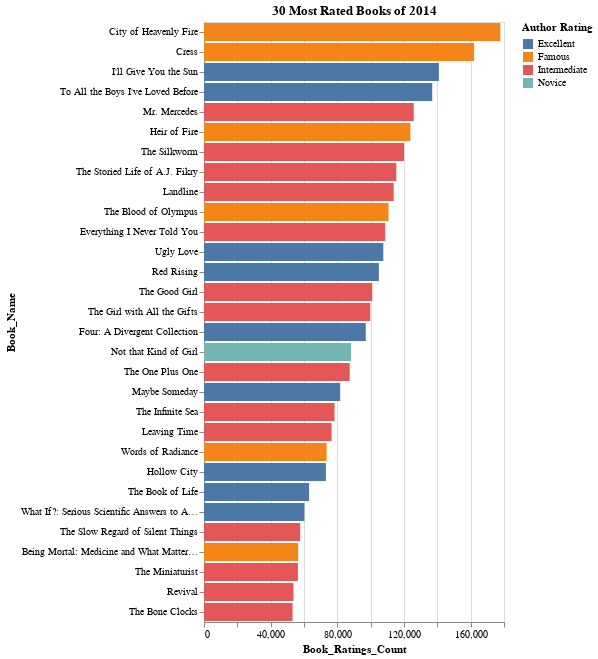

This figure's notebook cell:
### Markdown cell above
### Step 2: Create your chart.
Please paste your FINAL answer to the cell immediately blow this block (it will allow us to grade). You can search for the keyword "TODO" to locate cells that need your edits

### Code cell
# TODO: the 30 books published in 2014 with the most ratings

# I chose to filter and order using Pandas, as the
# Vega-Altair transformation wiki suggests
# https://altair-viz.github.io/user_guide/transform/index.html

# Turn float years into ints
book_data['Publishing_Year'] = book_data['Publishing_Year'].astype(int)
# Filter to books published in 2014
book_data_filter = book_data[book_data['Publishing_Year'] == 2014]

# Subset to the top 30 books by count of ratings
top_30_books = book_data_filter.sort_values(
    by='Book_Ratings_Count',
    ascending=False)[:30].reset_index()

# I have realized that the ability to specify an order via a list is very powerful.
order = top_30_books['Book_Name'].tolist()

alt.Chart(top_30_books).mark_bar().encode(
    alt.X('Book_Ratings_Count:Q').title('Book_Ratings_Count'),
    alt.Y('Book_Name:O',
        sort=order
        ).title('Book_Name'),
    alt.Color("Author_Rating:N", title="Author Rating")
).properties(
    title={
    'text': '30 Most Rated Books of 2014'
    }
)

### Figure 1 — Vega-Lite specification as saved in the notebook (floating-point values rounded to 4 significant figures)
{"config": {"view": {"continuousWidth": 300, "continuousHeight": 300}}, "data": {"name": "data-f8a87556209657701b78896758a2a0b7"}, "mark": {"type": "bar"}, "encoding": {"color": {"field": "Author_Rating", "title": "Author Rating", "type": "nominal"}, "x": {"field": "Book_Ratings_Count", "title": "Book_Ratings_Count", "type": "quantitative"}, "y": {"field": "Book_Name", "sort": ["City of Heavenly Fire", "Cress", "I'll Give You the Sun", "To All the Boys I've Loved Before", "Mr. Mercedes", "Heir of Fire", "The Silkworm", "The Storied Life of A.J. Fikry", "Landline", "The Blood of Olympus", "Everything I Never Told You", "Ugly Love", "Red Rising", "The Good Girl", "The Girl with All the Gifts", "Four: A Divergent Collection", "Not that Kind of Girl", "The One Plus One", "Maybe Someday", "The Infinite Sea", "Leaving Time", "Words of Radiance", "Hollow City", "The Book of Life", "What If?: Serious Scientific Answers to Absurd Hypothetical Questions", "The Slow Regard of Silent Things", "Being Mortal: Medicine and What Matters in the End", "The Miniaturist", "Revival", "The Bone Clocks"], "title": "Book_Name", "type": "ordinal"}}, "title": {"text": "30 Most Rated Books of 2014"}, "$schema": "https://vega.github.io/schema/vega-lite/v5.20.1.json", "datasets": {"data-f8a87556209657701b78896758a2a0b7": [{"index": 76, "Publishing_Year": 2014, "Book_Name": "City of Heavenly Fire", "Author": "Cassandra Clare", "Language_Code": "eng", "Author_Rating": "Famous", "Book_Average_Rating": 4.48, "Book_Ratings_Count": 177796, "Genre": "genre fiction", "Publisher_Revenue": 0.0, "Sale_Price": 4.99, "Sale_Rank": 78, "Publisher": "Amazon Digital Services,  Inc.", "Units_Sold": 1338, "Sale_Disc": 6677.0}, {"index": 243, "Publishing_Year": 2014, "Book_Name": "Cress", "Author": "Marissa Meyer", "Language_Code": "eng", "Author_Rating": "Famous", "Book_Average_Rating": 4.46, "Book_Ratings_Count": 162069, "Genre": "nonfiction", "Publisher_Revenue": 692.5, "Sale_Price": 2.99, "Sale_Rank": 268, "Publisher": "Macmillan", "Units_Sold": 386, "Sale_Disc": 1154.0}, {"index": 419, "Publishing_Year": 2014, "Book_Name": "I'll Give You the Sun", "Author": "Jandy Nelson", "Language_Code": "eng", "Author_Rating": "Excellent", "Book_Average_Rating": 4.14, "Book_Ratings_Count": 140937, "Genre": "genre fiction", "Publisher_Revenue": 349.8, "Sale_Price": 2.99, "Sale_Rank": 460, "Publisher": "Simon and Schuster Digital Sales Inc", "Units_Sold": 5265, "Sale_Disc": 15740.0}, {"index": 296, "Publishing_Year": 2014, "Book_Name": "To All the Boys I've Loved Before", "Author": "Jenny Han", "Language_Code": "eng", "Author_Rating": "Excellent", "Book_Average_Rating": 4.11, "Book_Ratings_Count": 136938, "Genre": "nonfiction", "Publisher_Revenue": 0.0, "Sale_Price": 1.99, "Sale_Rank": 319, "Publisher": "Amazon Digital Services,  Inc.", "Units_Sold": 301, "Sale_Disc": 599.0}, {"index": 92, "Publishing_Year": 2014, "Book_Name": "Mr. Mercedes", "Author": "Stephen King", "Language_Code": "eng", "Author_Rating": "Intermediate", "Book_Average_Rating": 3.92, "Book_Ratings_Count": 125847, "Genre": "genre fiction", "Publisher_Revenue": 1322.0, "Sale_Price": 1.99, "Sale_Rank": 93, "Publisher": "Macmillan", "Units_Sold": 1107, "Sale_Disc": 2203.0}, {"index": 491, "Publishing_Year": 2014, "Book_Name": "Heir of Fire", "Author": "Sarah J. Maas", "Language_Code": "eng", "Author_Rating": "Famous", "Book_Average_Rating": 4.53, "Book_Ratings_Count": 123843, "Genre": "genre fiction", "Publisher_Revenue": 98.01, "Sale_Price": 0.99, "Sale_Rank": 543, "Publisher": "Hachette Book Group", "Units_Sold": 4455, "Sale_Disc": 4410.0}, {"index": 164, "Publishing_Year": 2014, "Book_Name": "The Silkworm", "Author": "Robert Galbraith, J.K. Rowling", "Language_Code": "eng", "Author_Rating": "Intermediate", "Book_Average_Rating": 4.03, "Book_Ratings_Count": 120008, "Genre": "genre fiction", "Publisher_Revenue": 0.0, "Sale_Price": 0.99, "Sale_Rank": 177, "Publisher": "Amazon Digital Services,  Inc.", "Units_Sold": 615, "Sale_Disc": 608.9}, {"index": 147, "Publishing_Year": 2014, "Book_Name": "The Storied Life of A.J. Fikry", "Author": "Gabrielle Zevin", "Language_Code": "eng", "Author_Rating": "Intermediate", "Book_Average_Rating": 3.98, "Book_Ratings_Count": 115393, "Genre": "genre fiction", "Publisher_Revenue": 3267.0, "Sale_Price": 7.51, "Sale_Rank": 155, "Publisher": "Random House LLC", "Units_Sold": 725, "Sale_Disc": 5445.0}, {"index": 282, "Publishing_Year": 2014, "Book_Name": "Landline", "Author": "Rainbow Rowell", "Language_Code": "eng", "Author_Rating": "Intermediate", "Book_Average_Rating": 3.55, "Book_Ratings_Count": 113805, "Genre": "genre fiction", "Publisher_Revenue": 0.0, "Sale_Price": 3.99, "Sale_Rank": 304, "Publisher": "Amazon Digital Services,  Inc.", "Units_Sold": 326, "Sale_Disc": 1301.0}, {"index": 496, "Publishing_Year": 2014, "Book_Name": "The Blood of Olympus", "Author": "Rick Riordan", "Language_Code": "eng", "Author_Rating": "Famous", "Book_Average_Rating": 4.41, "Book_Ratings_Count": 110719, "Genre": "genre fiction", "Publisher_Revenue": 97.42, "Sale_Price": 0.99, "Sale_Rank": 549, "Publisher": "Amazon Digital Services,  Inc.", "Units_Sold": 4428, "Sale_Disc": 4384.0}, {"index": 137, "Publishing_Year": 2014, "Book_Name": "Everything I Never Told You", "Author": "Celeste Ng", "Language_Code": "eng", "Author_Rating": "Intermediate", "Book_Average_Rating": 3.78, "Book_Ratings_Count": 108703, "Genre": "genre fiction", "Publisher_Revenue": 0.0, "Sale_Price": 3.99, "Sale_Rank": 144, "Publisher": "Amazon Digital Services,  Inc.", "Units_Sold": 780, "Sale_Disc": 3112.0}, {"index": 599, "Publishing_Year": 2014, "Book_Name": "Ugly Love", "Author": "Colleen Hoover", "Language_Code": "eng", "Author_Rating": "Excellent", "Book_Average_Rating": 4.3, "Book_Ratings_Count": 107583, "Genre": "genre fiction", "Publisher_Revenue": 485.2, "Sale_Price": 5.99, "Sale_Rank": 681, "Publisher": "Random House LLC", "Units_Sold": 52488, "Sale_Disc": 314400.0}, {"index": 327, "Publishing_Year": 2014, "Book_Name": "Red Rising", "Author": "Pierce Brown", "Language_Code": "eng", "Author_Rating": "Excellent", "Book_Average_Rating": 4.26, "Book_Ratings_Count": 104939, "Genre": "genre fiction", "Publisher_Revenue": 147.9, "Sale_Price": 0.99, "Sale_Rank": 351, "Publisher": "Amazon Digital Services,  Inc.", "Units_Sold": 249, "Sale_Disc": 246.5}, {"index": 280, "Publishing_Year": 2014, "Book_Name": "The Good Girl", "Author": "Mary Kubica", "Language_Code": "eng", "Author_Rating": "Intermediate", "Book_Average_Rating": 3.81, "Book_Ratings_Count": 100936, "Genre": "genre fiction", "Publisher_Revenue": 1572.0, "Sale_Price": 7.99, "Sale_Rank": 303, "Publisher": "Random House LLC", "Units_Sold": 328, "Sale_Disc": 2621.0}, {"index": 355, "Publishing_Year": 2014, "Book_Name": "The Girl with All the Gifts", "Author": "M.R. Carey", "Language_Code": "eng", "Author_Rating": "Intermediate", "Book_Average_Rating": 3.93, "Book_Ratings_Count": 99729, "Genre": "genre fiction", "Publisher_Revenue": 278.2, "Sale_Price": 1.99, "Sale_Rank": 383, "Publisher": "Simon and Schuster Digital Sales Inc", "Units_Sold": 233, "Sale_Disc": 463.7}, {"index": 514, "Publishing_Year": 2014, "Book_Name": "Four: A Divergent Collection", "Author": "Veronica Roth", "Language_Code": "eng", "Author_Rating": "Excellent", "Book_Average_Rating": 4.1, "Book_Ratings_Count": 97058, "Genre": "fiction", "Publisher_Revenue": 0.0, "Sale_Price": 2.99, "Sale_Rank": 570, "Publisher": "Amazon Digital Services,  Inc.", "Units_Sold": 4293, "Sale_Disc": 12840.0}, {"index": 400, "Publishing_Year": 2014, "Book_Name": "Not that Kind of Girl", "Author": "Lena Dunham, Joana Avillez", "Language_Code": "eng", "Author_Rating": "Novice", "Book_Average_Rating": 3.33, "Book_Ratings_Count": 88251, "Genre": "nonfiction", "Publisher_Revenue": 747.6, "Sale_Price": 5.99, "Sale_Rank": 434, "Publisher": "Random House LLC", "Units_Sold": 5616, "Sale_Disc": 33640.0}, {"index": 409, "Publishing_Year": 2014, "Book_Name": "The One Plus One", "Author": "Jojo Moyes", "Language_Code": "eng", "Author_Rating": "Intermediate", "Book_Average_Rating": 3.94, "Book_Ratings_Count": 87412, "Genre": "genre fiction", "Publisher_Revenue": 240.0, "Sale_Price": 1.99, "Sale_Rank": 448, "Publisher": "Hachette Book Group", "Units_Sold": 5427, "Sale_Disc": 10800.0}, {"index": 579, "Publishing_Year": 2014, "Book_Name": "Maybe Someday", "Author": "Colleen Hoover", "Language_Code": "eng", "Author_Rating": "Excellent", "Book_Average_Rating": 4.33, "Book_Ratings_Count": 81707, "Genre": "genre fiction", "Publisher_Revenue": 581.9, "Sale_Price": 6.83, "Sale_Rank": 649, "Publisher": "Random House LLC", "Units_Sold": 61128, "Sale_Disc": 417500.0}, {"index": 835, "Publishing_Year": 2014, "Book_Name": "The Infinite Sea", "Author": "Rick Yancey", "Language_Code": "eng", "Author_Rating": "Intermediate", "Book_Average_Rating": 3.94, "Book_Ratings_Count": 78314, "Genre": "genre fiction", "Publisher_Revenue": 0.0, "Sale_Price": 3.99, "Sale_Rank": 973, "Publisher": "Amazon Digital Services,  Inc.", "Units_Sold": 2889, "Sale_Disc": 11530.0}, {"index": 448, "Publishing_Year": 2014, "Book_Name": "Leaving Time", "Author": "Jodi Picoult", "Language_Code": "eng", "Author_Rating": "Intermediate", "Book_Average_Rating": 3.94, "Book_Ratings_Count": 76553, "Genre": "fiction", "Publisher_Revenue": 105.1, "Sale_Price": 0.99, "Sale_Rank": 495, "Publisher": "Amazon Digital Services,  Inc.", "Units_Sold": 4779, "Sale_Disc": 4731.0}, {"index": 331, "Publishing_Year": 2014, "Book_Name": "Words of Radiance", "Author": "Brandon Sanderson", "Language_Code": "eng", "Author_Rating": "Famous", "Book_Average_Rating": 4.77, "Book_Ratings_Count": 73572, "Genre": "genre fiction", "Publisher_Revenue": 444.9, "Sale_Price": 2.99, "Sale_Rank": 354, "Publisher": "HarperCollins Publishers", "Units_Sold": 248, "Sale_Disc": 741.5}, {"index": 353, "Publishing_Year": 2014, "Book_Name": "Hollow City", "Author": "Ransom Riggs", "Language_Code": "eng", "Author_Rating": "Excellent", "Book_Average_Rating": 4.07, "Book_Ratings_Count": 73149, "Genre": "genre fiction", "Publisher_Revenue": 985.6, "Sale_Price": 6.99, "Sale_Rank": 380, "Publisher": "Penguin Group (USA) LLC", "Units_Sold": 235, "Sale_Disc": 1643.0}, {"index": 869, "Publishing_Year": 2014, "Book_Name": "The Book of Life", "Author": "Deborah Harkness", "Language_Code": "eng", "Author_Rating": "Excellent", "Book_Average_Rating": 4.15, "Book_Ratings_Count": 63027, "Genre": "genre fiction", "Publisher_Revenue": 0.0, "Sale_Price": 2.99, "Sale_Rank": 1019, "Publisher": "Amazon Digital Services,  Inc.", "Units_Sold": 2862, "Sale_Disc": 8557.0}, {"index": 996, "Publishing_Year": 2014, "Book_Name": "What If?: Serious Scientific Answers to Absurd Hypothetical Questions", "Author": "Randall Munroe", "Language_Code": "eng", "Author_Rating": "Excellent", "Book_Average_Rating": 4.17, "Book_Ratings_Count": 60236, "Genre": "genre fiction", "Publisher_Revenue": 690.1, "Sale_Price": 10.65, "Sale_Rank": 1174, "Publisher": "Penguin Group (USA) LLC", "Units_Sold": 108, "Sale_Disc": 1150.0}, {"index": 980, "Publishing_Year": 2014, "Book_Name": "The Slow Regard of Silent Things", "Author": "Patrick Rothfuss, Nate  Taylor", "Language_Code": "eng", "Author_Rating": "Intermediate", "Book_Average_Rating": 3.92, "Book_Ratings_Count": 57716, "Genre": "genre fiction", "Publisher_Revenue": 0.0, "Sale_Price": 3.99, "Sale_Rank": 1156, "Publisher": "Amazon Digital Services,  Inc.", "Units_Sold": 4240, "Sale_Disc": 16920.0}, {"index": 1046, "Publishing_Year": 2014, "Book_Name": "Being Mortal: Medicine and What Matters in the End", "Author": "Atul Gawande", "Language_Code": "eng", "Author_Rating": "Famous", "Book_Average_Rating": 4.4, "Book_Ratings_Count": 56510, "Genre": "genre fiction", "Publisher_Revenue": 0.0, "Sale_Price": 2.99, "Sale_Rank": 1237, "Publisher": "Amazon Digital Services,  Inc.", "Units_Sold": 107, "Sale_Disc": 319.9}, {"index": 864, "Publishing_Year": 2014, "Book_Name": "The Miniaturist", "Author": "Jessie Burton", "Language_Code": "eng", "Author_Rating": "Intermediate", "Book_Average_Rating": 3.58, "Book_Ratings_Count": 56344, "Genre": "genre fiction", "Publisher_Revenue": 134.9, "Sale_Price": 1.99, "Sale_Rank": 1010, "Publisher": "HarperCollins Publishers", "Units_Sold": 2862, "Sale_Disc": 5695.0}, {"index": 816, "Publishing_Year": 2014, "Book_Name": "Revival", "Author": "Stephen King", "Language_Code": "en-US", "Author_Rating": "Intermediate", "Book_Average_Rating": 3.75, "Book_Ratings_Count": 53662, "Genre": "genre fiction", "Publisher_Revenue": 0.0, "Sale_Price": 4.99, "Sale_Rank": 953, "Publisher": "Amazon Digital Services,  Inc.", "Units_Sold": 2916, "Sale_Disc": 14550.0}, {"index": 854, "Publishing_Year": 2014, "Book_Name": "The Bone Clocks", "Author": "David Mitchell", "Language_Code": "eng", "Author_Rating": "Intermediate", "Book_Average_Rating": 3.81, "Book_Ratings_Count": 53151, "Genre": "genre fiction", "Publisher_Revenue": 469.2, "Sale_Price": 6.92, "Sale_Rank": 1001, "Publisher": "Random House LLC", "Units_Sold": 2862, "Sale_Disc": 19810.0}]}}
